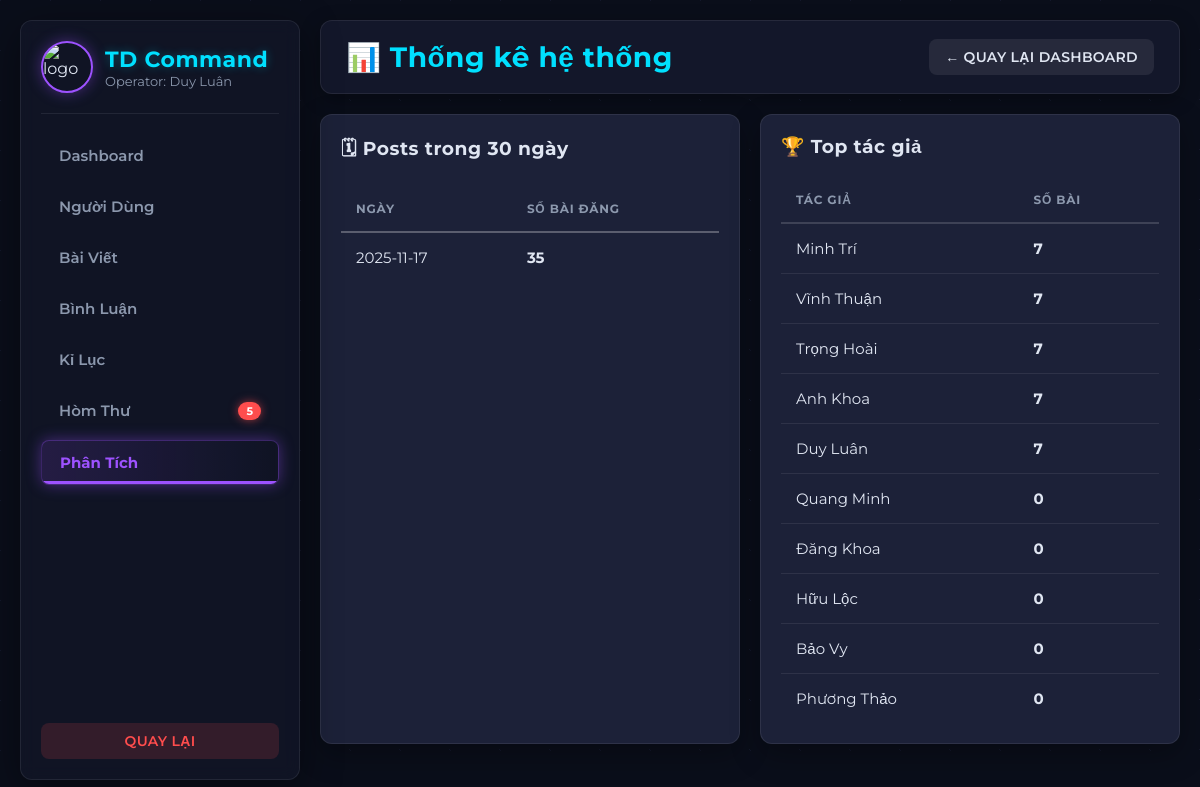
The app's page /admin/admin_stats.php (signed in) with its own data.
### tables this page shows
CREATE TABLE IF NOT EXISTS users (
  id INT AUTO_INCREMENT PRIMARY KEY,
  name VARCHAR(100),
  email VARCHAR(100) UNIQUE,
  password VARCHAR(255),
  avatar VARCHAR(255) DEFAULT 'uploads/avatar/default.png',
  secret_code VARCHAR(255) NOT NULL,
  bio VARCHAR(255) NULL DEFAULT NULL,
  created_at DATETIME DEFAULT CURRENT_TIMESTAMP,
  last_activity DATETIME NULL,
  role VARCHAR(20) NOT NULL DEFAULT 'user',
  last_login DATETIME NULL,
  is_locked TINYINT(1) NOT NULL DEFAULT 0
);

### admin/admin_stats.php (the view, shortened to what this page needs)
<?php
require_once __DIR__ . '/../db/connect.php';
$stmt = $conn->prepare("
  SELECT DATE(created_at) as day, COUNT(*) as cnt
  FROM posts
  WHERE created_at >= DATE_SUB(CURDATE(), INTERVAL 30 DAY)
  GROUP BY DATE(created_at)
  ORDER BY day DESC
");
$stmt->execute();
$res_posts = $stmt->get_result();
$posts_by_day = $res_posts->fetch_all(MYSQLI_ASSOC);
$stmt = $conn->prepare("
  SELECT u.id, u.name, COUNT(p.id) AS num_posts
  FROM users u LEFT JOIN posts p ON p.user_id = u.id
  GROUP BY u.id
  ORDER BY num_posts DESC
  LIMIT 10
");
$stmt->execute();
$res_auth = $stmt->get_result();
$top_auth = $res_auth->fetch_all(MYSQLI_ASSOC);
require_once __DIR__ . '/admin_header.php';
?>
<div class="header">
    <h1 style="margin:0">📊 Thống kê hệ thống</h1>
    <a href="admin_panel.php" class="btn-neutral">← Quay lại Dashboard</a>
</div>
<div class="grid" style="grid-template-columns: 1fr 1fr; gap: var(--gap); margin-top: 18px;">
    <section class="table-wrap">
        <h3 style="margin-top:0;">🗓 Posts trong 30 ngày</h3>
        <table class="table">
            <thead>
                <tr>
                    <th>Ngày</th>
                    <th>Số bài đăng</th>
                </tr>
            </thead>
            <tbody>
                <?php if (count($posts_by_day) > 0): ?>
                    <?php foreach($posts_by_day as $r): ?>
                    <tr>
                        <td><?= htmlspecialchars($r['day']) ?></td>
                        <td style="font-weight: 700; color: var(--accent);"><?= htmlspecialchars($r['cnt']) ?></td>
                    </tr>
                    <?php endforeach; ?>
                <?php else: ?>
                    <tr><td colspan="2" style="color:var(--muted); text-align:center;">Không có dữ liệu.</td></tr>
                <?php endif; ?>
            </tbody>
        </table>
    </section>
    <section class="table-wrap">
        <h3 style="margin-top:0;">🏆 Top tác giả</h3>
        <table class="table">
            <thead>
                <tr>
                    <th>Tác giả</th>
                    <th>Số bài</th>
                </tr>
            </thead>
            <tbody>
                <?php if (count($top_auth) > 0): ?>
                    <?php foreach($top_auth as $a): ?>
                    <tr>
                        <td><?= htmlspecialchars($a['name']) ?></td>
                        <td style="font-weight: 700; color: var(--accent);"><?= htmlspecialchars($a['num_posts']) ?></td>
                    </tr>
                    <?php endforeach; ?>
                <?php else: ?>
                    <tr><td colspan="2" style="color:var(--muted); text-align:center;">Không có dữ liệu.</td></tr>
                <?php endif; ?>
            </tbody>
        </table>
    </section>
</div>
<?php
require_once __DIR__ . '/admin_footer.php';
?>

### admin/admin_header.php (style rules this page uses)
:root { --bg-body: #0a0e1a; --bg-panel: #13172a; --bg-card: #1c2138; --primary: #9d52ff; --primary-glow: rgba(157, 82, 255, 0.4); --secondary: #00e0ff; --secondary-glow: rgba(0, 224, 255, 0.3); --text-main: #e0e6f2; --text-muted: #8c98ad; --border-subtle: rgba(255, 255, 255, 0.08); --border-strong: rgba(255, 255, 255, 0.15); --danger: #ff4d4d; --warning: #ffb84d; --success: #4dff9c; --gap: 20px; --radius-soft: 8px; --radius-medium: 12px; }
* { box-sizing:border-box; }
body { margin:0; font-family: 'Montserrat', sans-serif; background-color: var(--bg-body); background-image: radial-gradient(circle at top left, var(--bg-panel) 1px, transparent 1px), radial-gradient(circle at bottom right, var(--bg-panel) 1px, transparent 1px), linear-gradient(rgba(10, 14, 26, 0.8), rgba(10, 14, 26, 0.8)); background-size: 50px 50px, 50px 50px, 100% 100%; color: var(--text-main); min-height: 100vh; }
h1, h2, h3 { font-weight: 700; letter-spacing: 0.5px; color: var(--text-main); }
.header { display:flex; justify-content:space-between; align-items:center; margin-bottom: var(--gap); background: var(--bg-panel); padding: 18px 25px; border-radius: var(--radius-medium); border: 1px solid var(--border-subtle); box-shadow: 0 5px 20px rgba(0,0,0,0.3); }
.header h1 { font-size: 28px; margin: 0; color: var(--secondary); }
.table-wrap { background: var(--bg-card); padding: var(--gap); border-radius: var(--radius-medium); border: 1px solid var(--border-subtle); box-shadow: 0 10px 30px rgba(0,0,0,0.3); }
.table { width:100%; border-collapse:collapse; color: var(--text-main); font-size:15px; }
.table th { text-align:left; padding:15px; color: var(--text-muted); text-transform: uppercase; font-size: 12px; letter-spacing: 0.8px; border-bottom: 2px solid var(--border-strong); }
.table td { padding:15px; border-bottom: 1px solid var(--border-subtle); vertical-align:middle; }
.table tr:last-child td { border-bottom: none; }
.actions button, .btn-danger, .btn-warning, .btn-neutral { border: 1px solid transparent; padding: 8px 15px; border-radius: var(--radius-soft); cursor:pointer; font-weight: 600; transition: all 0.2s ease-in-out; text-decoration: none; display: inline-block; font-size: 14px; text-transform: uppercase; letter-spacing: 0.3px; }
.btn-neutral { background: rgba(255,255,255,0.08); color: var(--text-main); }
.grid { display:grid; grid-template-columns:repeat(auto-fit, minmax(250px,1fr)); gap: var(--gap); margin-bottom: var(--gap); }

### records on screen
users: name "Minh Trí", num_posts "7"
users: name "Vĩnh Thuận", num_posts "7"
users: name "Trọng Hoài", num_posts "7"
users: name "Anh Khoa", num_posts "7"
users: name "Duy Luân", num_posts "7"
users: name "Quang Minh", num_posts "0"
users: name "Đăng Khoa", num_posts "0"
users: name "Hữu Lộc", num_posts "0"
users: name "Bảo Vy", num_posts "0"
users: name "Phương Thảo", num_posts "0"

### other values on screen
$_SESSION['user']['name'] "Duy Luân"
$unreadCount "5"
$r['day'] "2025-11-17"
$r['cnt'] "35"
